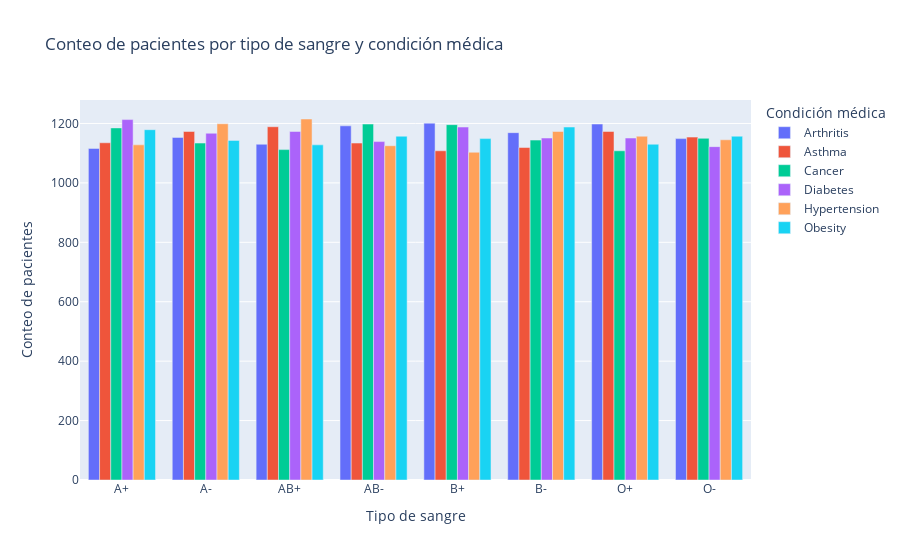

The cell this chart's notebook holds for it:
### Code cell
# Se agrupa por 'Tipo de Sangre' y 'Condición Médica' y calcula el conteo para cada combinación.
grouped_df = df.groupby(['Blood Type', 'Medical Condition']).size().reset_index(name='Count')

fig = px.bar(grouped_df, x='Blood Type', y='Count', color='Medical Condition', barmode='group',
             title='Conteo de pacientes por tipo de sangre y condición médica',
             labels={'Count': 'Conteo de pacientes', 'Blood Type': 'Tipo de sangre', 'Medical Condition': 'Condición médica'})
fig.show()

### Figure 1 — Plotly figure (JSON) as saved in the notebook; plotly's stock layout.template omitted (floating-point values rounded to 4 significant figures)
{"data": [{"alignmentgroup": "True", "hovertemplate": "Condición médica=Arthritis<br>Tipo de sangre=%{x}<br>Conteo de pacientes=%{y}<extra></extra>", "legendgroup": "Arthritis", "marker": {"color": "#636efa", "pattern": {"shape": ""}}, "name": "Arthritis", "offsetgroup": "Arthritis", "orientation": "v", "showlegend": true, "textposition": "auto", "type": "bar", "x": ["A+", "A-", "AB+", "AB-", "B+", "B-", "O+", "O-"], "xaxis": "x", "y": [1116, 1153, 1130, 1192, 1201, 1169, 1198, 1149], "yaxis": "y"}, {"alignmentgroup": "True", "hovertemplate": "Condición médica=Asthma<br>Tipo de sangre=%{x}<br>Conteo de pacientes=%{y}<extra></extra>", "legendgroup": "Asthma", "marker": {"color": "#EF553B", "pattern": {"shape": ""}}, "name": "Asthma", "offsetgroup": "Asthma", "orientation": "v", "showlegend": true, "textposition": "auto", "type": "bar", "x": ["A+", "A-", "AB+", "AB-", "B+", "B-", "O+", "O-"], "xaxis": "x", "y": [1135, 1173, 1189, 1134, 1108, 1119, 1173, 1154], "yaxis": "y"}, {"alignmentgroup": "True", "hovertemplate": "Condición médica=Cancer<br>Tipo de sangre=%{x}<br>Conteo de pacientes=%{y}<extra></extra>", "legendgroup": "Cancer", "marker": {"color": "#00cc96", "pattern": {"shape": ""}}, "name": "Cancer", "offsetgroup": "Cancer", "orientation": "v", "showlegend": true, "textposition": "auto", "type": "bar", "x": ["A+", "A-", "AB+", "AB-", "B+", "B-", "O+", "O-"], "xaxis": "x", "y": [1185, 1134, 1112, 1198, 1196, 1144, 1108, 1150], "yaxis": "y"}, {"alignmentgroup": "True", "hovertemplate": "Condición médica=Diabetes<br>Tipo de sangre=%{x}<br>Conteo de pacientes=%{y}<extra></extra>", "legendgroup": "Diabetes", "marker": {"color": "#ab63fa", "pattern": {"shape": ""}}, "name": "Diabetes", "offsetgroup": "Diabetes", "orientation": "v", "showlegend": true, "textposition": "auto", "type": "bar", "x": ["A+", "A-", "AB+", "AB-", "B+", "B-", "O+", "O-"], "xaxis": "x", "y": [1213, 1167, 1173, 1139, 1188, 1151, 1151, 1122], "yaxis": "y"}, {"alignmentgroup": "True", "hovertemplate": "Condición médica=Hypertension<br>Tipo de sangre=%{x}<br>Conteo de pacientes=%{y}<extra></extra>", "legendgroup": "Hypertension", "marker": {"color": "#FFA15A", "pattern": {"shape": ""}}, "name": "Hypertension", "offsetgroup": "Hypertension", "orientation": "v", "showlegend": true, "textposition": "auto", "type": "bar", "x": ["A+", "A-", "AB+", "AB-", "B+", "B-", "O+", "O-"], "xaxis": "x", "y": [1128, 1199, 1215, 1125, 1103, 1173, 1157, 1145], "yaxis": "y"}, {"alignmentgroup": "True", "hovertemplate": "Condición médica=Obesity<br>Tipo de sangre=%{x}<br>Conteo de pacientes=%{y}<extra></extra>", "legendgroup": "Obesity", "marker": {"color": "#19d3f3", "pattern": {"shape": ""}}, "name": "Obesity", "offsetgroup": "Obesity", "orientation": "v", "showlegend": true, "textposition": "auto", "type": "bar", "x": ["A+", "A-", "AB+", "AB-", "B+", "B-", "O+", "O-"], "xaxis": "x", "y": [1179, 1143, 1128, 1157, 1149, 1188, 1130, 1157], "yaxis": "y"}], "layout": {"autosize": true, "barmode": "group", "legend": {"title": {"text": "Condición médica"}, "tracegroupgap": 0}, "title": {"text": "Conteo de pacientes por tipo de sangre y condición médica"}, "xaxis": {"anchor": "y", "autorange": true, "domain": [0, 1], "range": [-0.5, 7.5], "title": {"text": "Tipo de sangre"}, "type": "category"}, "yaxis": {"anchor": "x", "autorange": true, "domain": [0, 1], "range": [0, 1279.0], "title": {"text": "Conteo de pacientes"}, "type": "linear"}}}
